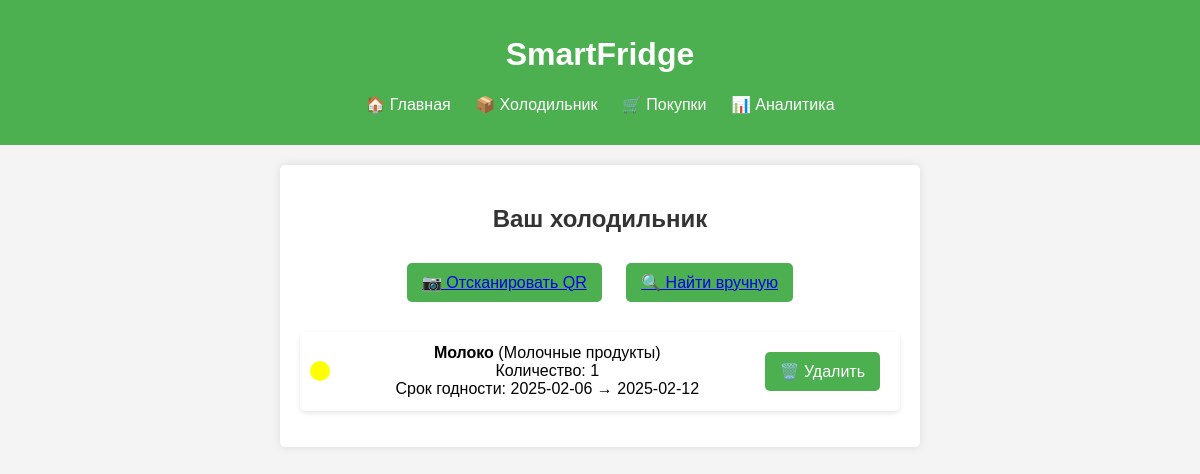
The page /fridge (signed in) on the database its author committed.
### app/models.py (models this page shows, shortened)
class Fridge(db.Model):
    id = db.Column(db.Integer, primary_key=True)
    user_id = db.Column(db.Integer, db.ForeignKey('user.id'), nullable=False)
    product_id = db.Column(db.Integer, db.ForeignKey('product.id'), nullable=False)
    count = db.Column(db.Integer, default=1)
    create_from = db.Column(db.Date, nullable=False)
    create_until = db.Column(db.Date, nullable=False)
    user = db.relationship('User', backref=db.backref('fridge', lazy=True))
    product = db.relationship('Product', backref=db.backref('fridge', lazy=True))

class Product(db.Model):
    id: Mapped[int] = mapped_column(sa.Integer, primary_key=True, autoincrement=True)
    name: Mapped[str] = mapped_column(sa.String(100), nullable=False)
    product_type: Mapped[str] = mapped_column(sa.String(50), nullable=False)
    manufacture_date: Mapped[sa.Date] = mapped_column(sa.Date, nullable=False)
    expiration_date: Mapped[sa.Date] = mapped_column(sa.Date, nullable=False)
    quantity: Mapped[float] = mapped_column(sa.Float, nullable=False)
    unit: Mapped[str] = mapped_column(sa.String(20), nullable=False)  # кг, шт, л и т. д.
    nutrition_info: Mapped[str] = mapped_column(sa.Text, nullable=True)
    allergens: Mapped[bool] = mapped_column(sa.Boolean, default=False)

### app/fridge.py (the view)
@app.route('/fridge')
@login_required
def fridge():
    fridge_items = db.session.query(Fridge, Product).join(Product).filter(Fridge.user_id == current_user.id).all()
    current_date = date.today()
    two_days_before_expiry = current_date + timedelta(days=2)
    return render_template(
        'fridge.html',
        fridge_items=fridge_items,
        current_date=current_date,
        two_days_before_expiry=two_days_before_expiry
    )

### app/models.py (called while the page is built)
@login.user_loader
def load_user(id):
  return db.session.get(User, int(id))

### app/templates/fridge.html (shortened to what this page needs)
{% extends "base.html" %}
{% block content %}
    <h2>Ваш холодильник</h2>
    {% if fridge_items %}
        <div class="actions">
            <button><a href="{{ url_for('scan_qr') }}" class="button">📷 Отсканировать QR</a></button>
            <button><a href="{{ url_for('find_product') }}" class="button">🔍 Найти вручную</a></button>
        </div>
        <ul class="fridge-list">
            {% for fridge, product in fridge_items %}
                <li data-product-id="{{ fridge.product_id }}">
                    <div class="status-indicator
                        {% if fridge.create_until < current_date %} expired
                        {% elif fridge.create_until <= two_days_before_expiry %} warning
                        {% else %} normal {% endif %}">
                    </div>
                    <div class="product-info">
                        <strong>{{ product.name }}</strong> ({{ product.product_type }})<br>
                        Количество: {{ fridge.count }}<br>
                        Срок годности: {{ fridge.create_from }} → {{ fridge.create_until }}
                    </div>
                    <button class="delete-btn">🗑️ Удалить</button>
                </li>
            {% endfor %}
        </ul>
    {% else %}
        <p>Ваш холодильник пуст! Добавьте продукты:</p>
        <div class="actions">
            <a href="{{ url_for('scan_qr') }}" class="btn">📷 Отсканировать QR</a>
            <a href="{{ url_for('find_product') }}" class="btn">🔍 Найти вручную</a>
        </div>
    {% endif %}
{% endblock %}

### app/static/css/styles.css (style rules this page uses)
body { font-family: Arial, sans-serif; background-color: #f4f4f4; margin: 0; padding: 0; text-align: center; }
h2 { color: #333; }
.actions { text-align: center; margin-bottom: 20px; }
button { padding: 10px 15px; margin: 5px; border: none; border-radius: 5px; background-color: #4CAF50; color: white; font-size: 16px; cursor: pointer; }
.fridge-list { list-style: none; padding: 0; }
.fridge-list li { display: flex; align-items: center; margin: 10px 0; padding: 10px; background: white; border-radius: 5px; box-shadow: 0 2px 5px rgba(0, 0, 0, 0.1); }
.status-indicator { width: 20px; height: 20px; border-radius: 50%; margin-right: 10px; }
.status-indicator.warning { background: yellow; }
.product-info { flex-grow: 1; }
button { margin: 10px; padding: 10px 15px; font-size: 16px; cursor: pointer; }

### rows shown on the page
Fridge: name "Молоко", product_type "Молочные продукты", count "1", create_from "2025-02-06", create_until "2025-02-12"
